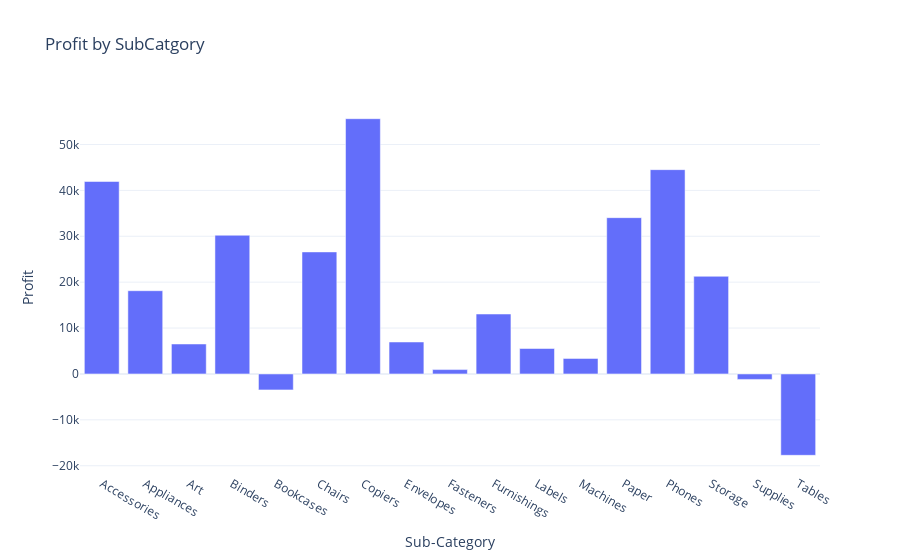

Notebook source saved alongside this figure:
### Code cell
fig = px.bar(profit_by_SubCategory,
             x='Sub-Category',
             y='Profit',
             title = 'Profit by SubCatgory')
fig.show()

### Figure 1 — Plotly figure (JSON) as saved in the notebook; plotly's stock layout.template omitted (floating-point values rounded to 4 significant figures)
{"data": [{"hovertemplate": "Sub-Category=%{x}<br>Profit=%{y}<extra></extra>", "legendgroup": "", "marker": {"color": "#636efa", "pattern": {"shape": ""}}, "name": "", "orientation": "v", "showlegend": false, "textposition": "auto", "type": "bar", "x": ["Accessories", "Appliances", "Art", "Binders", "Bookcases", "Chairs", "Copiers", "Envelopes", "Fasteners", "Furnishings", "Labels", "Machines", "Paper", "Phones", "Storage", "Supplies", "Tables"], "xaxis": "x", "y": [41940.0, 18140.0, 6528.0, 30220.0, -3473.0, 26590.0, 55620.0, 6964.0, 949.5, 13060.0, 5546.0, 3385.0, 34050.0, 44520.0, 21280.0, -1189.0, -17730.0], "yaxis": "y"}], "layout": {"barmode": "relative", "legend": {"tracegroupgap": 0}, "title": {"text": "Profit by SubCatgory"}, "xaxis": {"anchor": "y", "domain": [0, 1], "title": {"text": "Sub-Category"}}, "yaxis": {"anchor": "x", "domain": [0, 1], "title": {"text": "Profit"}}}}
